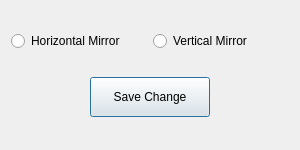
<?xml version="1.0" encoding="UTF-8"?>
<ui version="4.0">
 <class>Dialog</class>
 <widget class="QDialog" name="Dialog">
  <property name="geometry">
   <rect>
    <x>0</x>
    <y>0</y>
    <width>300</width>
    <height>150</height>
   </rect>
  </property>
  <property name="minimumSize">
   <size>
    <width>300</width>
    <height>150</height>
   </size>
  </property>
  <property name="maximumSize">
   <size>
    <width>300</width>
    <height>150</height>
   </size>
  </property>
  <property name="windowTitle">
   <string>Dialog</string>
  </property>
  <layout class="QVBoxLayout" name="verticalLayout">
   <item>
    <layout class="QHBoxLayout" name="horizontalLayout_2">
     <item>
      <widget class="QRadioButton" name="btn_rotate1">
       <property name="text">
        <string>Horizontal Mirror</string>
       </property>
      </widget>
     </item>
     <item>
      <widget class="QRadioButton" name="btn_rotate2">
       <property name="text">
        <string>Vertical Mirror</string>
       </property>
      </widget>
     </item>
    </layout>
   </item>
   <item>
    <layout class="QHBoxLayout" name="horizontalLayout_3">
     <item>
      <widget class="QPushButton" name="btn_save">
       <property name="maximumSize">
        <size>
         <width>120</width>
         <height>40</height>
        </size>
       </property>
       <property name="text">
        <string>Save Change</string>
       </property>
      </widget>
     </item>
    </layout>
   </item>
  </layout>
 </widget>
 <resources/>
 <connections/>
</ui>
